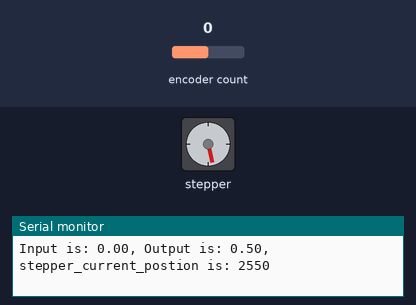
A sketch run on a simulated Arduino Uno, built with avr-gcc and run on an emulated ATmega328P. Parts: stepper motor, the last lines printed to the serial monitor. The test bench sets the inputs (shaded band); at power-on: encoder count 0. Stepper angles assume 200 steps per turn.

Above: at 7.3 s.
7.4 s: encoder count set to 1
At 8.1 s:
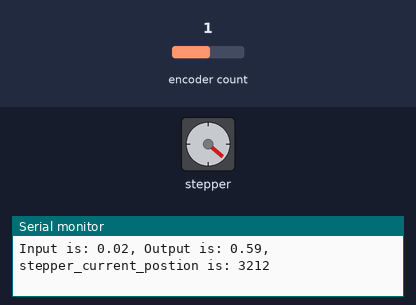
10.4 s: encoder count set to 5
At 10.65 s:
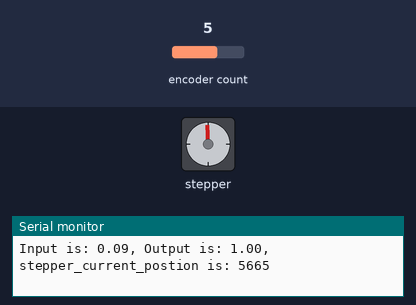
At 11.7 s:
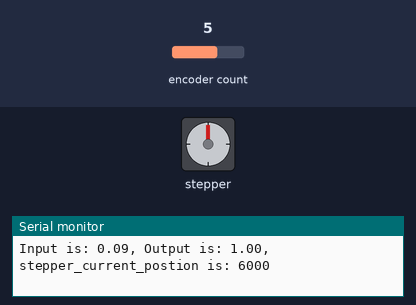
Timing chart, 0 to 13.4 s (numbered marks = the images above; inputs shaded):
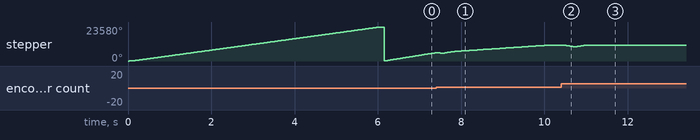

Measured:
- after the input at 10.4 s, stepper: turns 935° counter-clockwise in 0.22 s, then 935° clockwise in 0.20 s

The sketch:

position_control_easy.ino
```cpp
#include "definitions.h"
#include "util_functions.h"
#include <Encoder.h>
#include <PID_v1.h>
#include <AccelStepper.h>

Encoder* encoder;
PID* myPID;
AccelStepper* stepper;
double Setpoint=0.5, Input=0, Output=0;
double Kp=0.6, Ki=0.4, Kd=0.3;


void setup_stepper(AccelStepper* stepper){
  // before reaching equilibrium point
  stepper->setMaxSpeed(SETUP_MOTOR_MAX_SPEED_PULSE);
  stepper->setAcceleration(SETUP_MOTOR_ACCELERATION);
  stepper->moveTo(STEPPER_DEFAULT_VALUE);
  while(stepper->run());
  stepper->setCurrentPosition(0);
  stepper->setMaxSpeed(MOTOR_MAX_SPEED_PULSE);
  stepper->setAcceleration(MOTOR_ACCELERATION);
}

void setup() {
  Serial.begin(9600);
  encoder = new Encoder(ENCODER_A, ENCODER_B);
  stepper = new AccelStepper(1, MOTOR_STEP_PIN, MOTOR_DIR_PIN);

  setup_stepper(stepper);

  myPID = new PID(&Input, &Output, &Setpoint, Kp, Ki, Kd, DIRECT);
  myPID->SetSampleTime(CONTROL_SAMPLE_TIME);
  myPID->SetMode(AUTOMATIC);
  myPID->SetOutputLimits(-PID_OUT_LIMIT,PID_OUT_LIMIT);

}


long time1 = 0;
long time2 = 0;
void loop() {

  if (millis() - time1 > CONTROL_SAMPLE_TIME*1000){
    time1 = millis();
    Input = getCurrentAngle(encoder);
    myPID->Compute();
    float den_out = denormalize_output(Output);
    update_stepper(stepper,den_out,0);

  }

  if (millis()-time2 > 500){
    time2 = millis();
    print_info(Input,Output,stepper->currentPosition());
  }
  stepper->run();
}
```

definitions.h
```cpp
#define ENCODER_A 2 //OK
#define ENCODER_B 3 //OK

#define MOTOR_STEP_PIN 7  //OK
#define MOTOR_DIR_PIN 6  //OK

#define MOTOR_MAX_SPEED_PULSE 40000  // NEED TO BE Tuned
#define MOTOR_ACCELERATION 200000     // NEED TO BE Tuned

#define SETUP_MOTOR_MAX_SPEED_PULSE 4000  // NEED TO BE Tuned
#define SETUP_MOTOR_ACCELERATION 20000    // NEED TO BE Tuned

#define STEPPER_DEFAULT_VALUE 13100 // OK

#define ENCODER_RESOLUTION 2400 //OK

#define SHAFT_MIN_DEGREE 0 //OK
#define SHAFT_MAX_DEGREE 35 //OK

#define PID_OUT_LIMIT 1 //OK
#define PID_OUT2PULSE 6000 //OK
#define CONTROL_SAMPLE_TIME 0.01 // in seconds //OK


// These define's must be placed at the beginning before #include "TimerInterrupt.h"
// _TIMERINTERRUPT_LOGLEVEL_ from 0 to 4
// Don't define _TIMERINTERRUPT_LOGLEVEL_ > 0. Only for special ISR debugging only. Can hang the system.
#define TIMER_INTERRUPT_DEBUG         0
#define _TIMERINTERRUPT_LOGLEVEL_     0

#define USE_TIMER_1     true
#define USE_TIMER_3     true
#if ( defined(__AVR_ATmega644__) || defined(__AVR_ATmega644A__) || defined(__AVR_ATmega644P__) || defined(__AVR_ATmega644PA__)  || \
        defined(ARDUINO_AVR_UNO) || defined(ARDUINO_AVR_NANO) || defined(ARDUINO_AVR_MINI) ||    defined(ARDUINO_AVR_ETHERNET) || \
        defined(ARDUINO_AVR_FIO) || defined(ARDUINO_AVR_BT)   || defined(ARDUINO_AVR_LILYPAD) || defined(ARDUINO_AVR_PRO)      || \
        defined(ARDUINO_AVR_NG) || defined(ARDUINO_AVR_UNO_WIFI_DEV_ED) || defined(ARDUINO_AVR_DUEMILANOVE) || defined(ARDUINO_AVR_FEATHER328P) || \
        defined(ARDUINO_AVR_METRO) || defined(ARDUINO_AVR_PROTRINKET5) || defined(ARDUINO_AVR_PROTRINKET3) || defined(ARDUINO_AVR_PROTRINKET5FTDI) || \
        defined(ARDUINO_AVR_PROTRINKET3FTDI) )
  #define USE_TIMER_2     true
  #warning Using Timer1, Timer2
#else
  #define USE_TIMER_3     true
  #warning Using Timer1, Timer3
#endif
```

util_functions.cpp
```cpp
#include "definitions.h"
#include <Encoder.h>
#include <AccelStepper.h>

void print_info(float input, float output,long stepper_current_pos){
  Serial.print("Input is: ");
  Serial.print(input);
  Serial.print(", Output is: ");
  Serial.print(output);
  Serial.print(", stepper_current_postion is: ");
  Serial.println(stepper_current_pos);

}
// converting encoder pulses to degrees
float pulse2degree(float pulse) {
  return pulse / ENCODER_RESOLUTION * 360;
}
// It normalizes the input degree to 0 to 1 based on the range
float normalize_degree(float degree) {
  return (degree - SHAFT_MIN_DEGREE) / (SHAFT_MAX_DEGREE - SHAFT_MIN_DEGREE);
}

//  It denormalizes PID output limited by (-PID_OUT,PID_OUT) to a range of pulses
long denormalize_output(float output) {
  return  (long) (output * PID_OUT2PULSE);
}


float getCurrentAngle(Encoder* encoder) {
  float Input = pulse2degree(encoder->read());
  return normalize_degree(Input);
}


void update_stepper(AccelStepper* stepper ,long denormalized_output, long stepper_default_pulse){
    long out = denormalized_output + stepper_default_pulse; // bias input + PID input
    stepper->moveTo(out);
}
```

util_functions.h
```cpp
#include <AccelStepper.h>
#include <Encoder.h>

void print_info(float input, float output,long stepper_current_pos);
float pulse2degree(float pulse);
float normalize_degree(float degree);
long denormalize_output(float output);
float getCurrentAngle(Encoder* encoder);
void update_stepper(AccelStepper* stepper ,long denormalized_output, long stepper_default_pulse);
```
